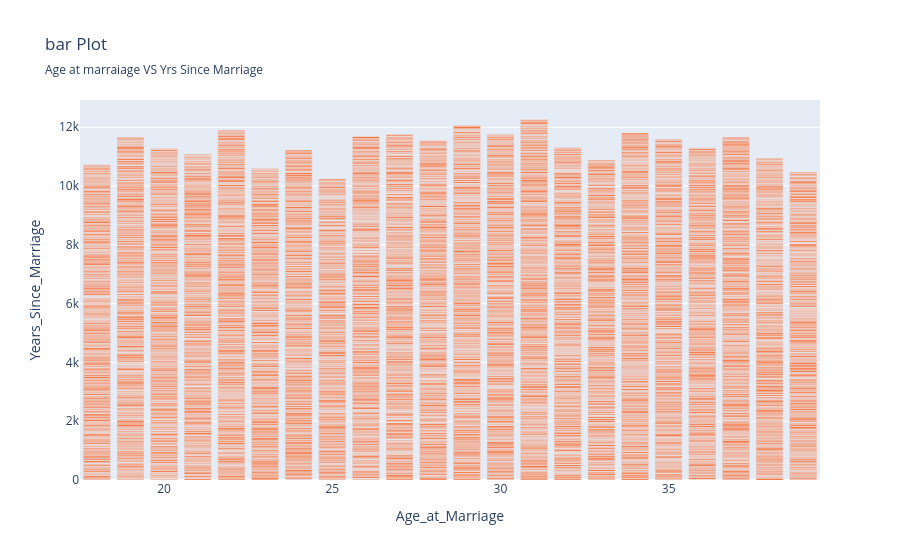

Notebook code for this chart:
### Code cell
ex.bar(data_frame=df6,x=df6['Age_at_Marriage'],y=df6['Years_Since_Marriage'],title='bar Plot',subtitle='Age at marraiage VS Yrs Since Marriage',hover_name=df6['Age_at_Marriage'],color_discrete_sequence=['#ff4d01'])

### Figure 1 — Plotly figure (JSON) as saved in the notebook; plotly's stock layout.template omitted (floating-point values rounded to 4 significant figures; data arrays with more than 128 entries replaced by an {"elided": "..."} marker saying what was removed)
{"data": [{"hovertemplate": "<b>%{hovertext}</b><br><br>Age_at_Marriage=%{x}<br>Years_Since_Marriage=%{y}<extra></extra>", "hovertext": {"elided": "10000 float values"}, "legendgroup": "", "marker": {"color": "#ff4d01", "pattern": {"shape": ""}}, "name": "", "orientation": "v", "showlegend": false, "textposition": "auto", "type": "bar", "x": {"elided": "10000 int values"}, "xaxis": "x", "y": {"elided": "10000 int values"}, "yaxis": "y"}], "layout": {"barmode": "relative", "legend": {"tracegroupgap": 0}, "title": {"subtitle": {"text": "Age at marraiage VS Yrs Since Marriage"}, "text": "bar Plot"}, "xaxis": {"anchor": "y", "domain": [0, 1], "title": {"text": "Age_at_Marriage"}}, "yaxis": {"anchor": "x", "domain": [0, 1], "title": {"text": "Years_Since_Marriage"}}}}
